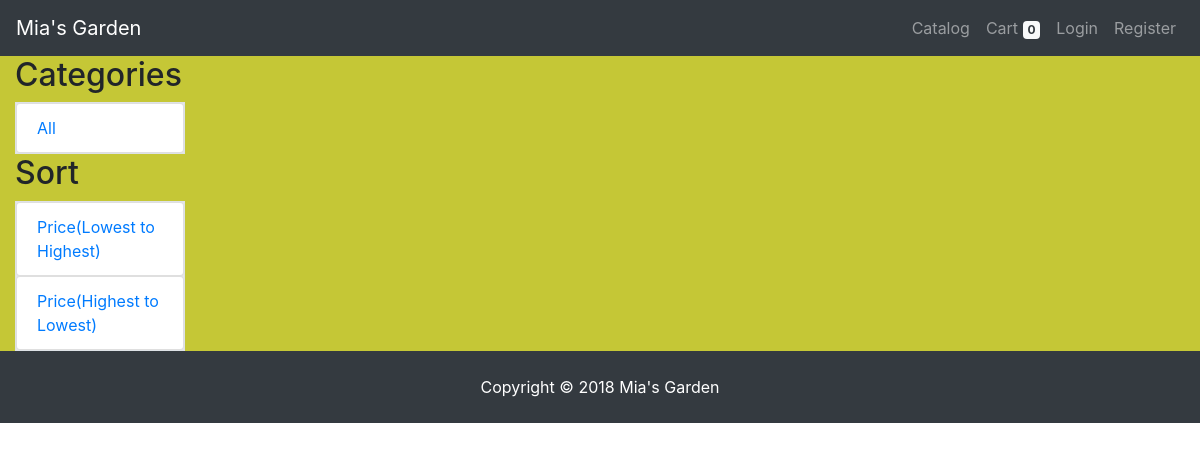
The page /app/views/catalog.php on the database as committed earlier.
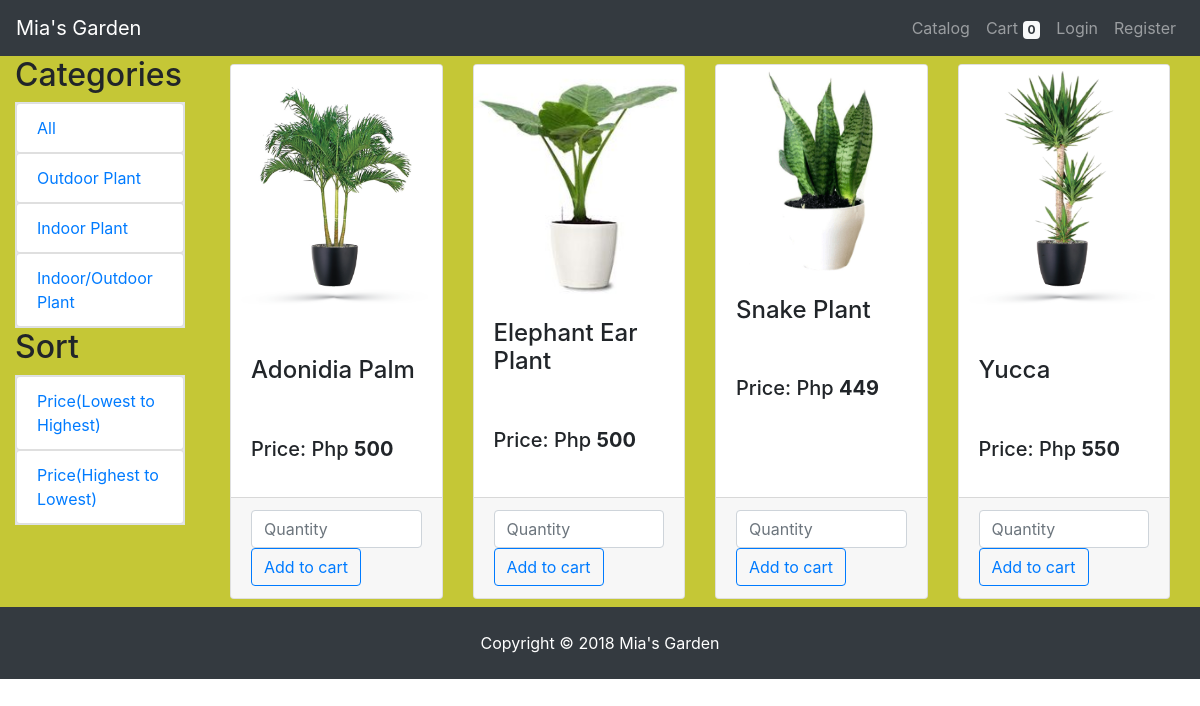
The same page on the database as committed later.
### tables this page shows
CREATE TABLE `categories` (
  `id` int(11) NOT NULL,
  `name` varchar(255) NOT NULL
);

CREATE TABLE `items` (
  `id` int(11) NOT NULL,
  `name` varchar(255) NOT NULL,
  `description` varchar(255) NOT NULL,
  `image_path` varchar(255) NOT NULL,
  `price` varchar(255) NOT NULL,
  `category_id` int(11) NOT NULL
);

### app/views/catalog.php (the view, shortened to what this page needs)
<?php require_once "../partials/template.php" ?>
<?php function get_page_content() {
		global $conn;
		?>
	<div class="container-fluid" id="page-catalog">
		<div class="row">
			<div class="col-sm-2">
				<h2>Categories</h2>
				<ul class="list-group border" style="background-color: #e6e6e6;">
					<a href="catalog.php" class="category category-all">
						<li class="list-group-item">
							All
						</li>
					</a>
					<?php
					 $sql_query = "SELECT * FROM categories";
					 $categories = mysqli_query($conn, $sql_query);
					 foreach ($categories as $category) { ?>
					 	<a href="catalog.php? category_id= <?php echo $category['id'];?>" class="category" data-id ="<?php echo $category['id']?>">
					 	<li class="list-group-item">
					 		<?php echo $category['name']; ?>
					 	</li>
					 	</a>
					 <?php }
					?>
				</ul>
				<h2>Sort</h2>
					<ul class="list-group border" style="background-color: #e6e6e6;">
						<a href="../controllers/sort.php?sort=asc">
							<li class="list-group-item">
								Price(Lowest to Highest)
							</li>
						</a>
						<a href="../controllers/sort.php?sort=desc">
							<li class="list-group-item">
								Price(Highest to Lowest)
							</li>
						</a>
					</ul>
			</div>
			<div class="col">
				<div class="container">
				<?php
					$sql_query2 = "SELECT * FROM items";
					$items = mysqli_query($conn, $sql_query2);
					echo "<div class = 'row'>";
					foreach ($items as $item) { ?>
						<div class="col-sm-3 py-2">
							<div class="card h-100">
								<img class="card-img-top" src="<?php echo $item['image_path']; ?>">
								<div class="card-body">
									<h4 class="card-title">
										<?php echo $item['name']?>
									</h4>
									<p class="card-text">
										<br>
										<h5>Price: Php <strong><?php echo $item['price']; ?></strong></h5>
									</p>
								</div>
								<div class="card-footer">
									<input type="number" class="form-control" placeholder = "Quantity" min ="1">
										<button type="submit" class="btn btn-outline-primary add-to-cart" data-id = "<?php echo $item['id'];?>">Add to cart</button>
								</div>
							</div>
						</div>
				<?php } echo "</div>"; ?>
				</div>
			</div>
		</div>
	</div>
<?php } ?>

### app/partials/template.php (shortened to what this page needs)
<!DOCTYPE html>
<html lang="en">
<head>
	<link rel="stylesheet" type="text/css" href="../assets/styles/style.css">
	<link rel="stylesheet" href="https://stackpath.bootstrapcdn.com/bootstrap/4.1.3/css/bootstrap.min.css">
</head>
<body>
		<?php
		require_once "header.php";
		 ?>
		 <?php get_page_content();
		  ?>
		 <?php
		require_once "footer.php";
		 ?>
</body>
</html>

### app/partials/header.php (shortened to what this page needs)
<nav class="navbar navbar-expand-lg navbar-dark bg-dark" id="navbar_id">
   <a href="../index.php" class="navbar-brand">Mia's Garden</a>
   <div class="collapse navbar-collapse text-right" id="navbar">
       <ul class="navbar-nav ml-auto">
           <li class="nav-item">
               <a href="../views/catalog.php" class="nav-link">Catalog</a>
           </li>
           <li class="nav-item">
               <a href="../views/cart.php" class="nav-link">Cart <span class="badge bg-light text-dark" id="cart-count">
                   <?php if(isset($_SESSION['cart'])){
                       echo array_sum($_SESSION['cart']);
                   } else {
                       echo 0;
                   } ?>
               </span>
               </a>
           </li>
           <?php if(!isset($_SESSION['user'])) { ?>
            <li class="nav-item">
               <a href="../views/login.php" class="nav-link">Login</a>
           </li>
            <li class="nav-item">
               <a href="../views/register.php" class="nav-link">Register</a>
           </li>
           <?php } ?>
       </ul>
   </div>
</nav>

### app/partials/footer.php
<footer id="main-footer" class="bg-dark">
	<p class="text-center py-4 text-white my-0">
		Copyright &copy; 2018 Mia's Garden
	</p>
</footer>

### app/assets/styles/style.css (style rules this page uses)
#page-catalog { background-color: #C5C736; }

Rows that differ between the two databases and show on the page:
added categories: name "Outdoor Plant"
added categories: name "Indoor Plant"
added categories: name "Indoor/Outdoor Plant"
added items: image_path (picture), name "Adonidia Palm", price "500"
added items: image_path (picture), name "Elephant Ear Plant", price "500"
added items: image_path (picture), name "Snake Plant", price "449"
added items: image_path (picture), name "Yucca", price "550"
